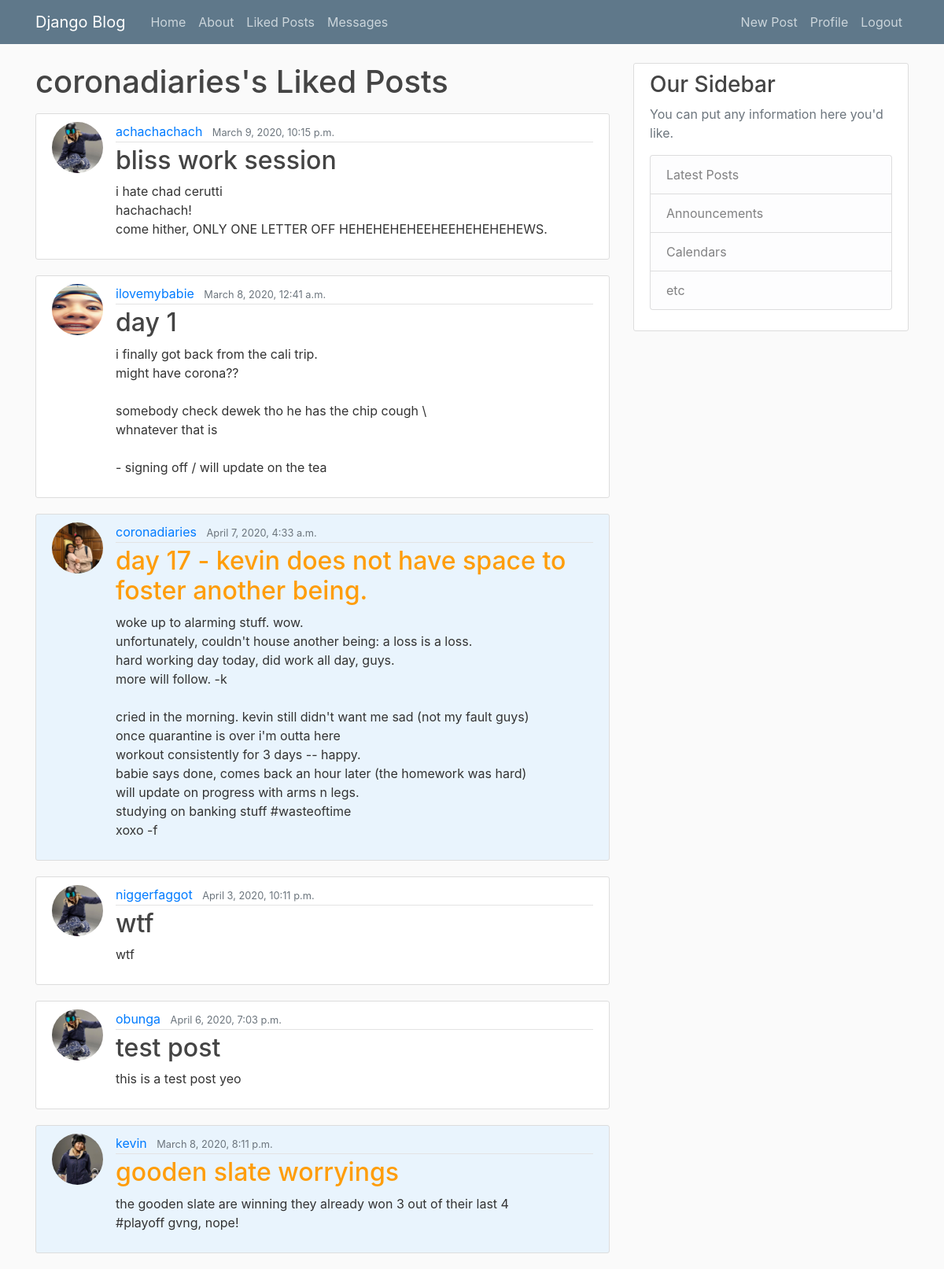
Page /liked/ (signed in) on the earlier database version.
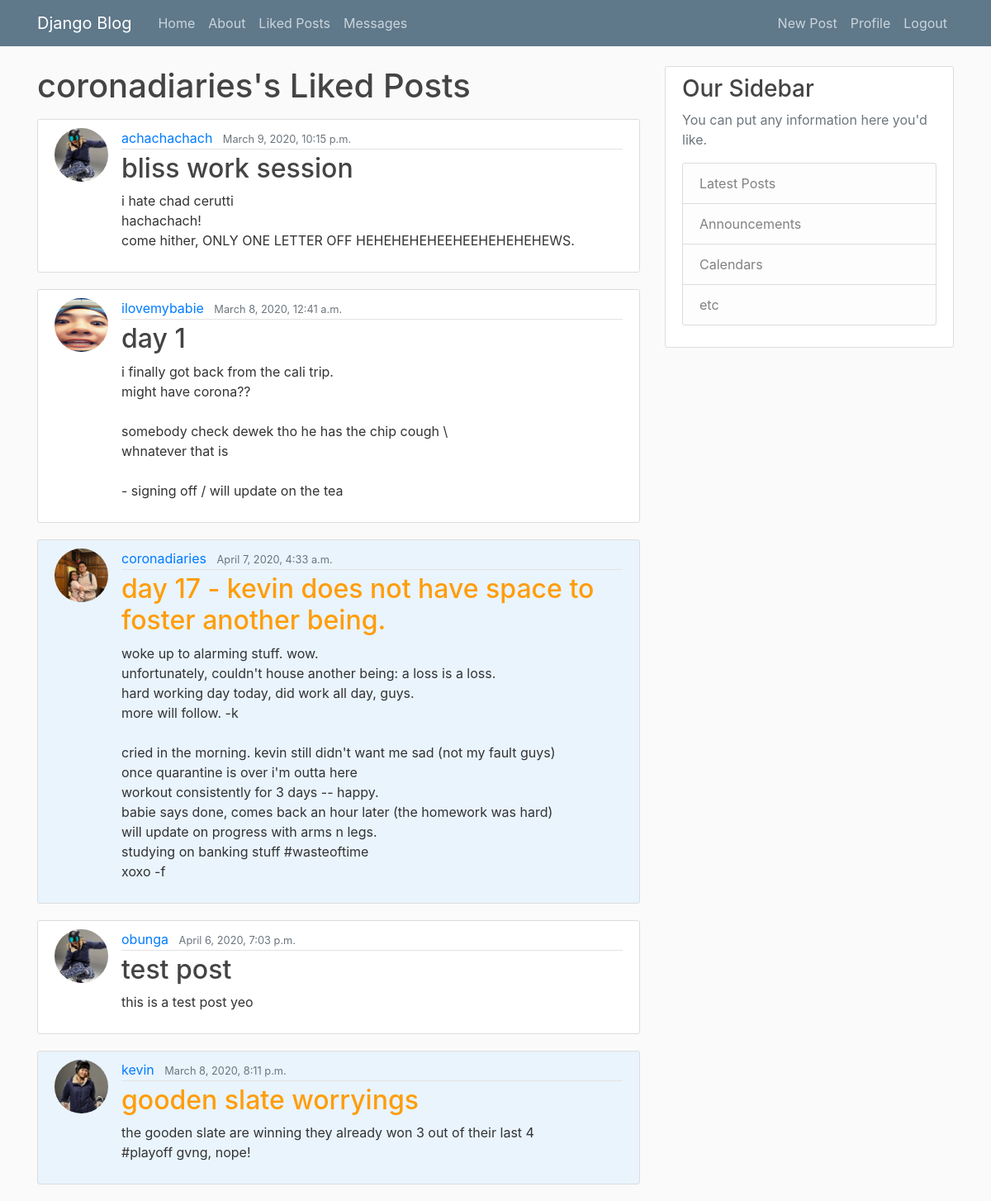
Same page on the later database version.
### blog/models.py (models this page shows, shortened)
class Like(models.Model):
  user = models.ForeignKey(User, on_delete=models.CASCADE)
  post = models.ForeignKey(Post, on_delete=models.CASCADE)
  date_liked = models.DateTimeField(default=timezone.now)

class Post(models.Model):
  title = models.CharField(max_length=100)
  content = models.TextField()
  date_posted = models.DateTimeField(default=timezone.now)
  author = models.ForeignKey(User, on_delete=models.CASCADE)
  pin = models.BooleanField(default=False)

### users/models.py (models this page shows, shortened)
class Profile(models.Model):
  user = models.OneToOneField(User, on_delete=models.CASCADE)
  biography = models.TextField()
  image = models.ImageField(default='default.jpg', upload_to='profile_pics')

### blog/views.py (the view)
# urls.py: path('liked/', views.liked, name="user-likes"),
def liked(request):
  user = request.user
  likes = Like.objects.filter(user=user)
  likes = likes[::-1]
  paginator = Paginator(likes, 5)
  page_number = request.GET.get('page')
  page_obj = paginator.get_page(page_number)
  title = f"{user.username}'s likes!"
  context = {
    'likes': likes,
    'page_obj': page_obj,
    'title': title
  }
  return render(request, 'blog/likes.html', context)

### blog/templates/blog/likes.html (shortened to what this page needs)
{% extends "blog/base.html" %}
{% block content %}
<h1 class="mb-3"> {{ request.user.username }}'s Liked Posts </h1>
    {% for like in likes %}
    {% if like.post.pin == True %}
        <article class="media content-section" style="background-color:#E9F4FD">
    {% else %}
        <article class="media content-section">
    {% endif %}
    <img class="rounded-circle article-img" src="{{ like.post.author.profile.image.url }}">
    <div class="media-body">
        <div class="article-metadata">
        <a class="mr-2" href="{% url 'user-posts' like.post.author.username %}">{{ like.post.author }}</a>
        <small class="text-muted">{{ like.post.date_posted }}</small>
        </div>
        {% if like.post.pin == True %}
            <h2 class="article-title pinned" >{{ like.post.title }}</h2>
        {% else %}
            <h2 class="article-title">{{ like.post.title }}</h2>
        {% endif %}
        <p class="article-content">{{ like.post.content }}</p>
    </div>
    </article>
    {% endfor %}
{% endblock content %}

Differences in the rows shown:
removed Like: post.author.profile.image (placeholder picture), post.author "niggerfaggot", post.date_posted "April 3, 2020, 10:11 p.m.", post "wtf", post.content "wtf"
